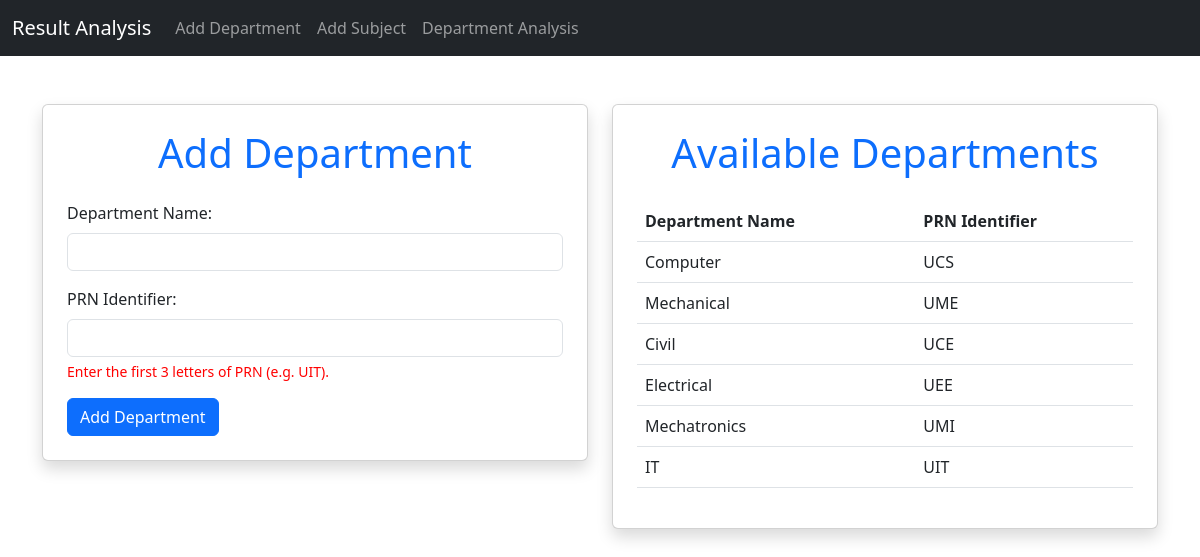
/add_department/, run on the app's committed database.
### result_analysis/models.py (models this page shows, shortened)
class Department(models.Model):
    department_id = models.AutoField(primary_key=True)
    department_name = models.CharField(max_length=100)
    prn_identifier = models.CharField(max_length=10,null=True)  # PRN Identifier for the department

### result_analysis/views.py (the view)
# urls.py: path('add_department/', views.add_department, name='add_department'),
def add_department(request):
    departments = Department.objects.all()  # Retrieve all departments
    if request.method == 'POST':
        department_name = request.POST.get('department_name')
        prn_identifier = request.POST.get('prn_identifier')
        Department.objects.create(department_name=department_name, prn_identifier=prn_identifier)
        return redirect('add_department')  # Redirect to the same page after adding department
    return render(request, 'add_department.html', {'departments': departments})

### result_analysis/templates/add_department.html (shortened to what this page needs)
<!DOCTYPE html>
<html lang="en">
<head>
    <link href="https://cdn.jsdelivr.net/npm/bootstrap@5.3.0-alpha1/dist/css/bootstrap.min.css" rel="stylesheet">
</head>
<body>
    <nav class="navbar navbar-expand-lg navbar-dark bg-dark">
        <div class="container-fluid">
            <a class="navbar-brand" href="{% url 'upload_excel' %}">Result Analysis</a>
            <div class="collapse navbar-collapse" id="navbarNav">
                <ul class="navbar-nav ml-auto">
                    <li class="nav-item">
                        <a class="nav-link" href="{% url 'add_department' %}">Add Department</a>
                    </li>
                    <li class="nav-item">
                        <a class="nav-link" href="{% url 'enter_subject_names' %}">Add Subject</a>
                    </li>
                    <li class="nav-item">
                        <a class="nav-link" href="{% url 'department_student_count' %}">Department Analysis</a>
                    </li>
                </ul>
            </div>
        </div>
    </nav>
    <div class="container mt-5">
        <div class="row">
            <div class="col-md-6">
                <div class="card p-4 shadow scale-up">
                    <h1 class="card-title text-center text-primary mb-4">Add Department</h1>
                    <form method="post" class="needs-validation" novalidate>
                        <div class="mb-3">
                            <label for="department_name" class="form-label">Department Name:</label>
                            <input type="text" class="form-control" id="department_name" name="department_name" required>
                        </div>
                        <div class="mb-3">
                            <label for="prn_identifier" class="form-label">PRN Identifier:</label>
                            <input type="text" class="form-control" id="prn_identifier" name="prn_identifier" required>
                            <div class="form-text red-text">Enter the first 3 letters of PRN (e.g. UIT).</div>
                        </div>
                        <button type="submit" class="btn btn-primary btn-block">Add Department</button>
                    </form>
                </div>
            </div>
            <div class="col-md-6">
                <div class="card p-4 shadow scale-up">
                    <h1 class="card-title text-center text-primary mb-4">Available Departments</h1>
                    <table class="table">
                        <thead>
                            <tr>
                                <th>Department Name</th>
                                <th>PRN Identifier</th>
                            </tr>
                        </thead>
                        <tbody>
                            {% for department in departments %}
                            <tr>
                                <td>{{ department.department_name }}</td>
                                <td>{{ department.prn_identifier }}</td>
                            </tr>
                            {% empty %}
                            <tr>
                                <td colspan="2" class="text-center">No departments available</td>
                            </tr>
                            {% endfor %}
                        </tbody>
                    </table>
                </div>
            </div>
        </div>
    </div>
</body>
</html>

### result_analysis/templates/add_department.html (style rules this page uses)
.red-text { color: red; }

### data on the page
Department: department_name "Computer", prn_identifier "UCS"
Department: department_name "Mechanical", prn_identifier "UME"
Department: department_name "Civil", prn_identifier "UCE"
Department: department_name "Electrical", prn_identifier "UEE"
Department: department_name "Mechatronics", prn_identifier "UMI"
Department: department_name "IT", prn_identifier "UIT"
